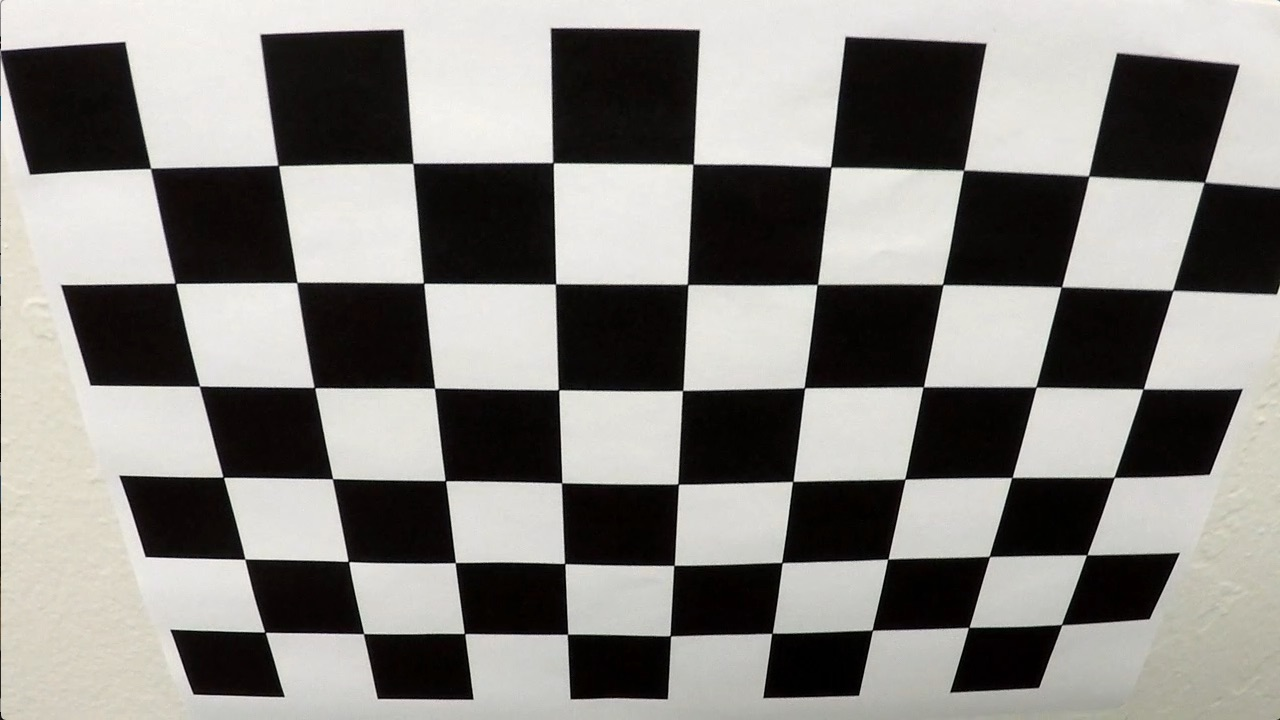
#> input picture CarND-Advanced-Lane-Lines/camera_cal/calibration2.jpg, 1280 x 720 px, found by its file name; its folder holds 5 pictures in this run
$ jupyter execute --allow-errors P4.ipynb   (shell and % lines are left out)   (older library calls are emulated)
#> lines starting #> are read from the running program, lines starting #| are printed output that depends on the picture; after the words box and inside, x2 and y2 are one past the last pixel; in counts of white or black regions, pixels touching at a corner belong together
[cell 1]
# importing all necessary packages
import numpy as np
import cv2
import matplotlib.pyplot as plt
from IPython.display import HTML
import matplotlib.image as mpimg
import glob
from moviepy.editor import VideoFileClip

[cell 2]
# Reading all images for the camera-calibration in and showing an example of an image.
flipping = 1

images = glob.glob('/media/frank/Zusatz/CarND-Advanced-Lane-Lines/camera_cal/calibration*.jpg')
img = mpimg.imread('/media/frank/Zusatz/CarND-Advanced-Lane-Lines/camera_cal/calibration2.jpg')
#> img is the input picture: shape (720, 1280, 3); mean R, G, B 134.4, 132.4, 128.5
plt.imshow(img)
#> (this line was passed over: IPython is not available in this run)

[cell 3]
# Finding the Chessboardcorners and printing image from with marked corners
# Code partly adopted from the lesson
objpoints = []
imgpoints = []

objp = np.zeros((6*9,3), np.float32)
objp[:,:2] = np.mgrid[0:9,0:6].T.reshape(-1,2)

gray = cv2.cvtColor(img,cv2.COLOR_BGR2GRAY)

ret, corners = cv2.findChessboardCorners(gray, (9,6), None)
#> ret = True; corners = 54 rows, first 8: [150.6, 168.4], [278.3, 165.4], [412.9, 163.4], [553, 162.6], [693.2, 164.2], [830.6, 166.9], [963.5, 170.4], [1088.6, 176.1]

#> (the rest of this cell did not finish here and is left out)

[cell 4]
# Using all chessboard images and their corners to calibrate the camera
# Testing the calibration on a lane picture
# I used my code, I generated in the lessons, for the the following functions
objpoints = []
imgpoints = []

objp = np.zeros((6*9,3), np.float32)
objp[:,:2] = np.mgrid[0:9,0:6].T.reshape(-1,2)

for fname in images:

    img = mpimg.imread(fname)
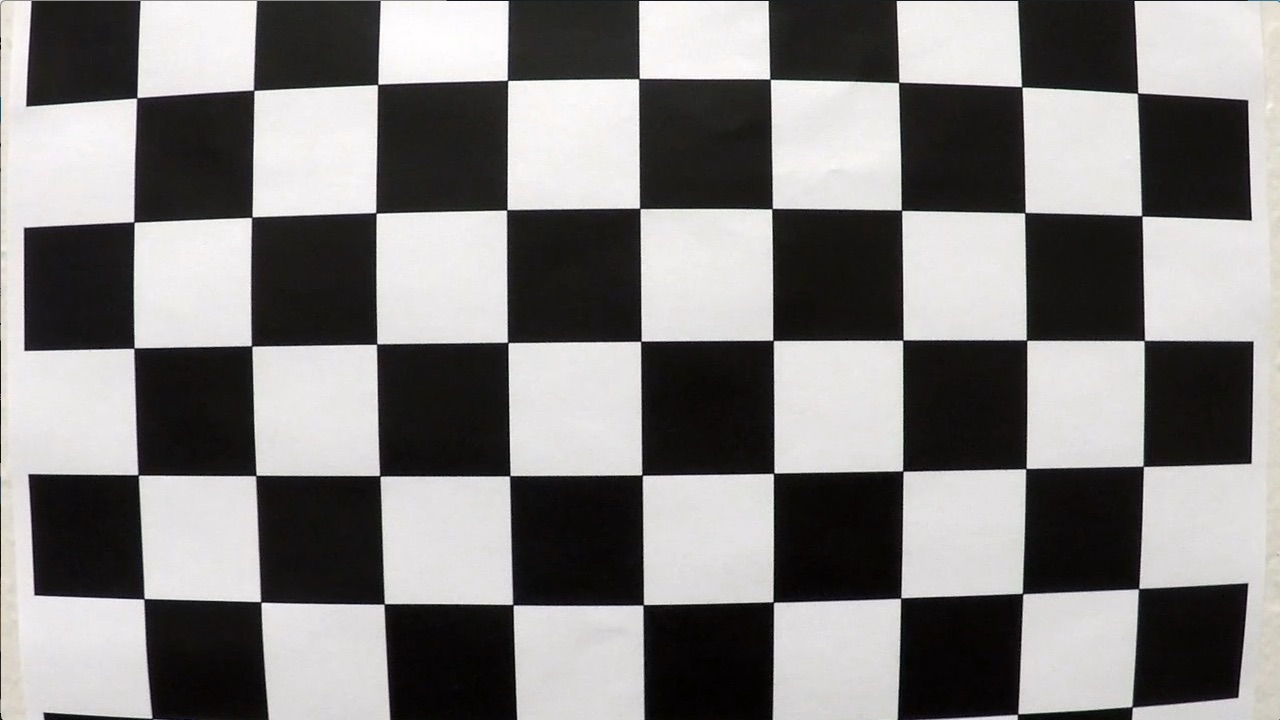
#> input picture CarND-Advanced-Lane-Lines/camera_cal/calibration1.jpg, 1280 x 720 px
#> img is the input picture: shape (720, 1280, 3); mean R, G, B 130.1, 128.4, 127.8
    img_flip = cv2.flip(img, 1)
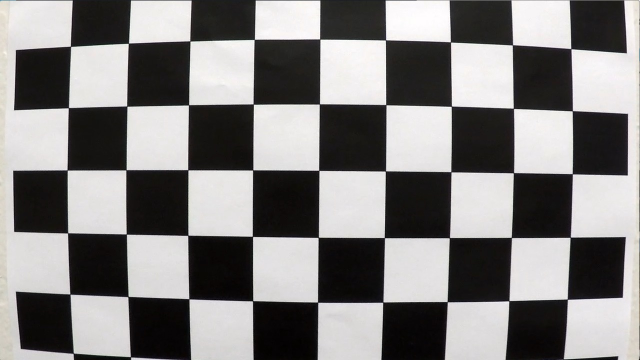
#> img_flip: shape (720, 1280, 3) (shown at 1/2 size); mean R, G, B 130.1, 128.4, 127.8

    gray = cv2.cvtColor(img,cv2.COLOR_BGR2GRAY)
    gray_flip = cv2.cvtColor(img_flip,cv2.COLOR_BGR2GRAY)

    ret, corners = cv2.findChessboardCorners(gray, (9,6), None)
#> ret = False; corners = None
    ret_flip, corners_flip = cv2.findChessboardCorners(gray_flip, (9,6), None)
#> ret_flip = False; corners_flip = None

    if ret == True:
        imgpoints.append(corners)
        objpoints.append(objp)

        # Assumming the images are roughly symmetric vertically to get more images and achieve a better result
        if (flipping == 1):
            imgpoints.append(corners_flip)
            objpoints.append(objp)

        img = cv2.drawChessboardCorners(img_flip, (9,6), corners_flip, ret)
        plt.imshow(img)
#> pass 2 of the loop `for fname in images:`:
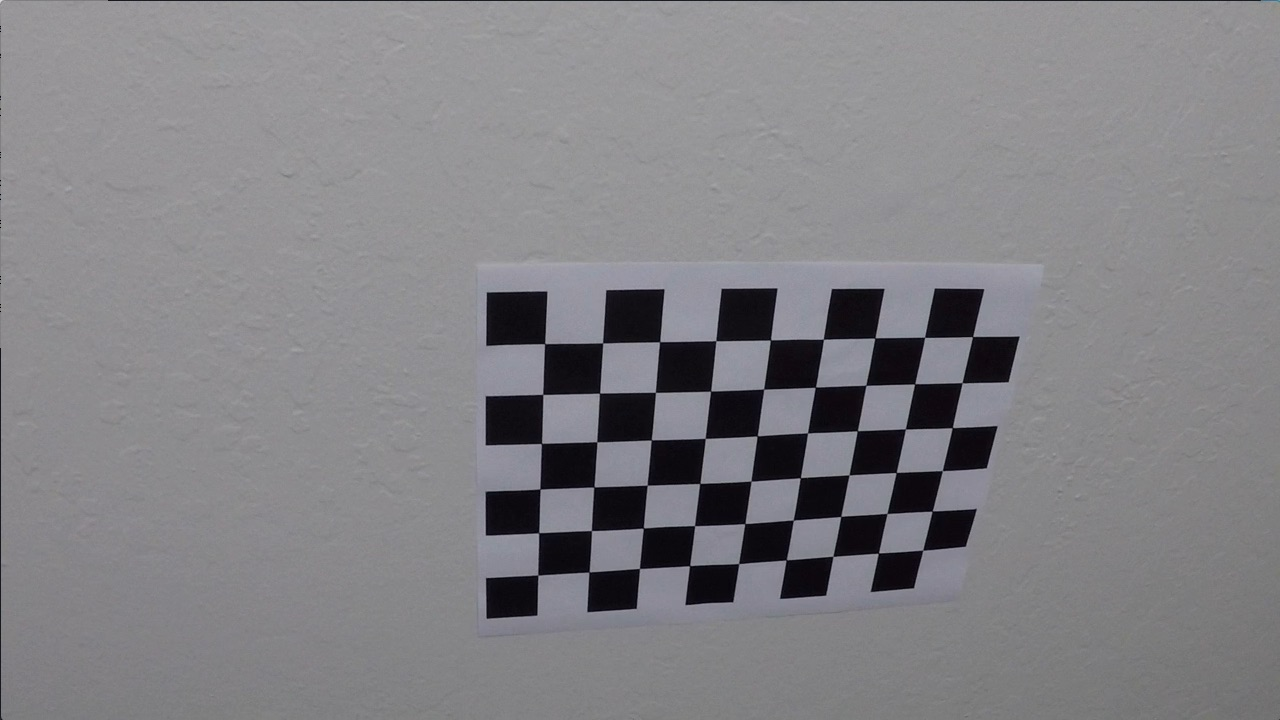
#> input picture CarND-Advanced-Lane-Lines/camera_cal/calibration10.jpg, 1280 x 720 px
#> img is the input picture: shape (720, 1280, 3); mean R, G, B 130.2, 129.4, 133.1
#> `img_flip = cv2.flip(img, 1)`:
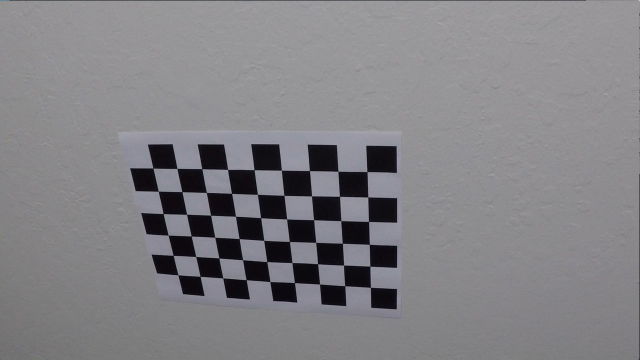
#> img_flip: shape (720, 1280, 3) (shown at 1/2 size); mean R, G, B 130.2, 129.4, 133.1
#> `ret, corners = cv2.findChessboardCorners(gray, (9,6), None)`: ret = True; corners = 54 rows, first 8: [544.7, 343.6], [602.6, 342.9], [659.6, 341.7], [716, 340.7], [770.5, 340], [823.4, 339.2], [874.8, 338.1], [924.6, 337.3]
#> ret_flip = True; corners_flip = 54 rows, first 8: [741.1, 575], [690.1, 572], [639.5, 568.5], [589.4, 565.6], [540.4, 563.6], [492.7, 559.8], [446.1, 556.3], [400.6, 553]
#> `img = cv2.drawChessboardCorners(img_flip, (9,6), corners_flip, ret)`:
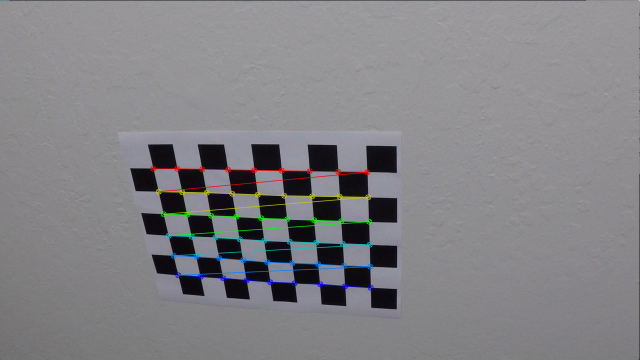
#> img: shape (720, 1280, 3) (shown at 1/2 size); mean R, G, B 130.3, 130, 133.3
#> pass 3 of the loop `for fname in images:`:
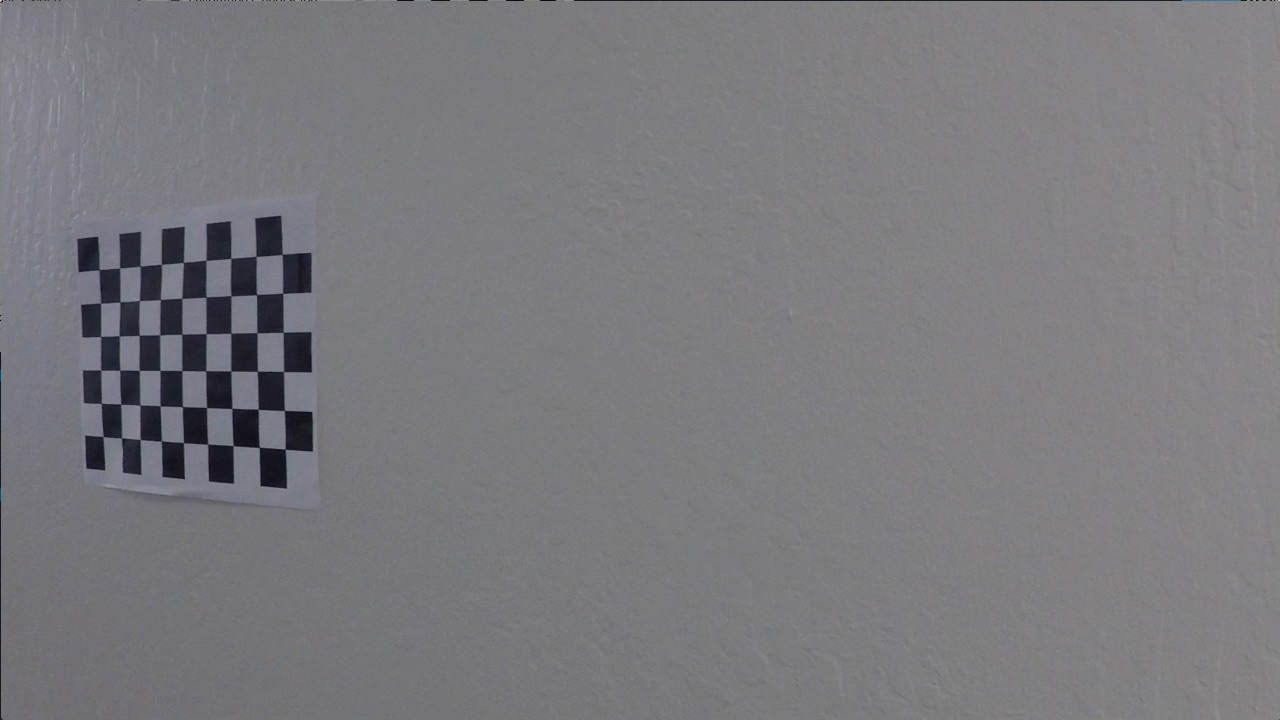
#> input picture CarND-Advanced-Lane-Lines/camera_cal/calibration11.jpg, 1280 x 720 px
#> img is the input picture: shape (720, 1280, 3); mean R, G, B 122.2, 121.7, 125.2
#> `img_flip = cv2.flip(img, 1)`:
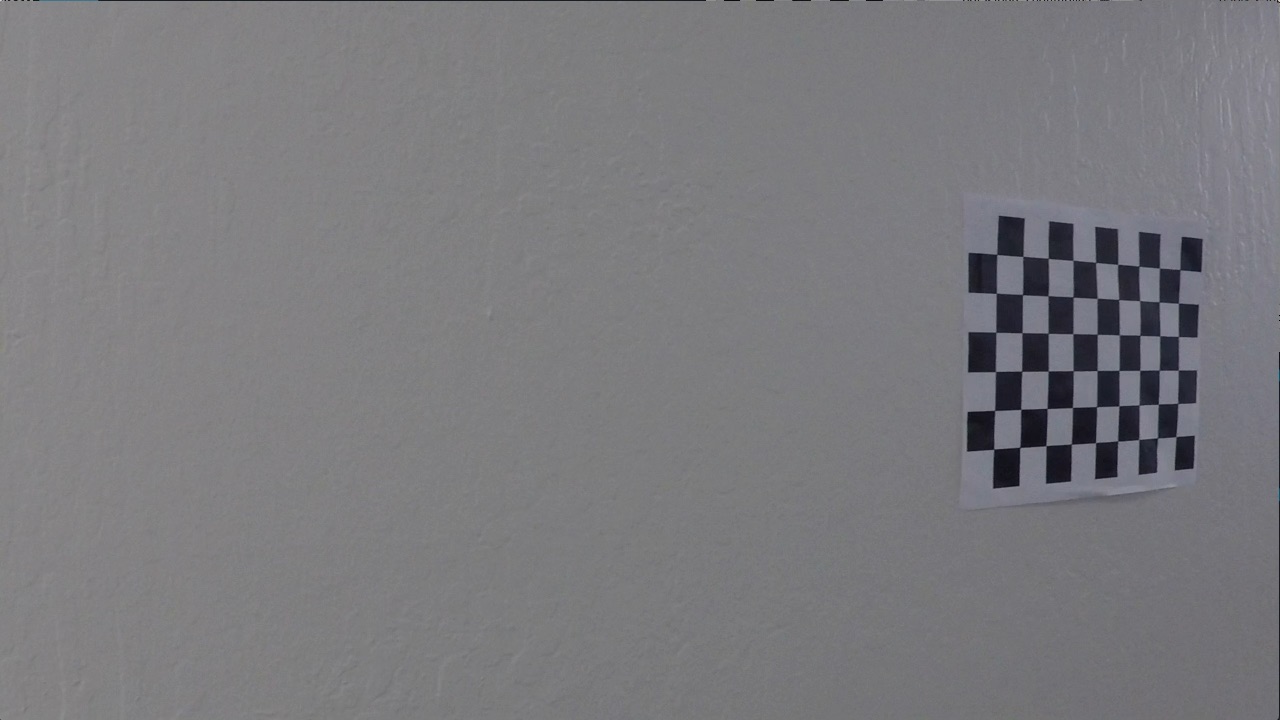
#> img_flip: shape (720, 1280, 3); mean R, G, B 122.2, 121.7, 125.2
#> `ret, corners = cv2.findChessboardCorners(gray, (9,6), None)`: corners = 54 rows, first 8: [99.23, 269.6], [119.6, 268], [140.1, 266.1], [161.3, 264.5], [183.3, 262.5], [206.1, 260.3], [230.7, 258.2], [256.2, 256.3]
#> corners_flip = 54 rows, first 8: [1175.9, 436.7], [1157.4, 437.9], [1138.6, 439.5], [1117.7, 440.8], [1095.5, 442.7], [1071.3, 443.9], [1045.9, 445.6], [1019.8, 447.4]
#> the loop made 5 passes; the first 3 are shown

ret, mtx, dist, rvecs, tvecs = cv2.calibrateCamera(objpoints, imgpoints, img.shape[0:2], None, None)

test_string = '/media/frank/Zusatz/CarND-Advanced-Lane-Lines/test_images/test7.png'

test = mpimg.imread(test_string)
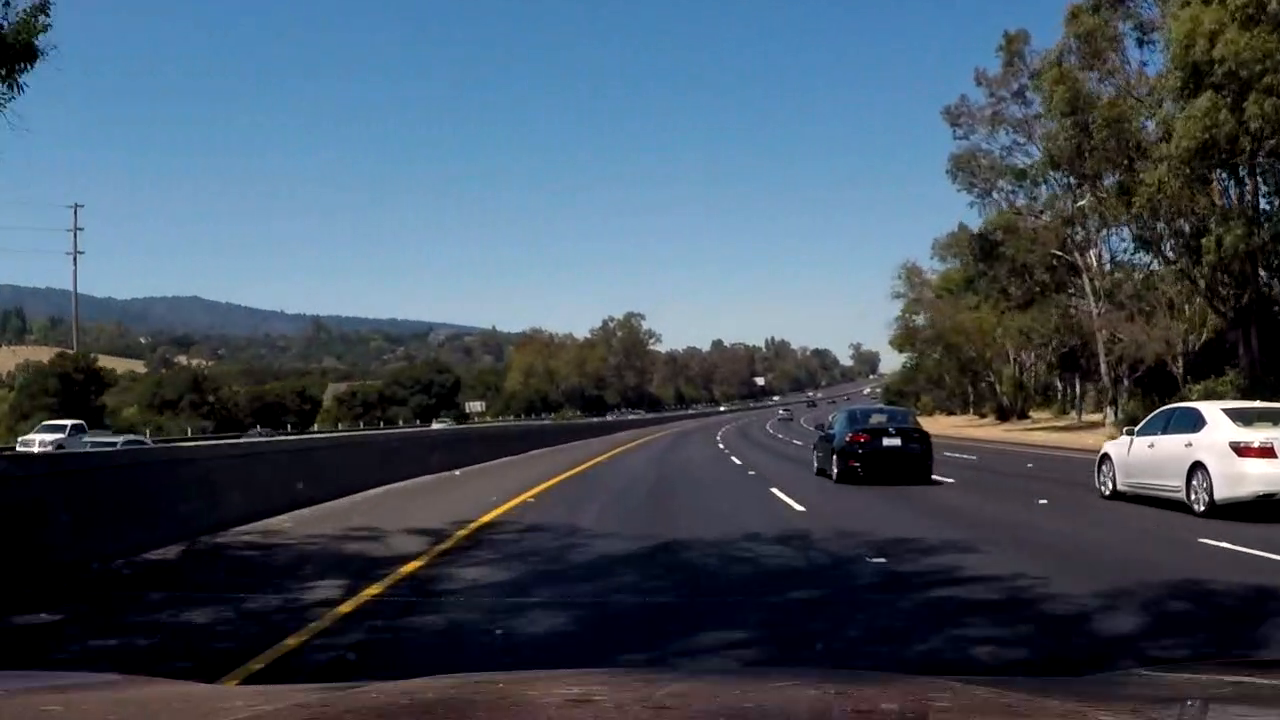
#> input picture CarND-Advanced-Lane-Lines/test_images/test7.png, 1280 x 720 px, found by its file name
#> test is the input picture: shape (720, 1280, 3) float32; mean R, G, B 0.265, 0.318, 0.373

if test_string.endswith('.png'):
    test = cv2.convertScaleAbs(test*255)

undist = cv2.undistort(test, mtx, dist)

plt.imshow(undist)
#> (this line was passed over: IPython is not available in this run)

[cell 5]
# Define a dir_threshold-function
def dir_threshold(img, sobel_kernel=3, thresh=(0.5, 1.5)):

#> called with sobel_kernel = 17, thresh = (0.4, 1.4)
    gray = cv2.cvtColor(img, cv2.COLOR_RGB2GRAY)

    sobelx = cv2.Sobel(gray, cv2.CV_64F, 1, 0, ksize = sobel_kernel)
    sobely = cv2.Sobel(gray, cv2.CV_64F, 0, 1, ksize = sobel_kernel)

    abs_sobelx = np.absolute(sobelx)
    abs_sobely = np.absolute(sobely)

    sobel_dir = np.arctan2(abs_sobelx, abs_sobely)

    sbinary = np.zeros_like(sobel_dir)
    sbinary[(sobel_dir >= thresh[0]) & (sobel_dir <= thresh[1])] = 1

    return sbinary

[cell 6]
# Define a mag_threshold-function
# [16 lines left out: function mag_threshold, not called in this run]

[cell 7]
# Define a hls_threshold-function - using the s_channel
# [8 lines left out: function hls_threshold, not called in this run]

[cell 8]
# Define a second hls_threshold-function - using the l_channel
# [8 lines left out: function hls_threshold2, not called in this run]

[cell 9]
# Plotting the results for each threshold-function and choosing appropriate parameters
# Tried a lot of different parameters to get things right
dir_image = dir_threshold(undist, sobel_kernel=17, thresh=(0.4, 1.4))
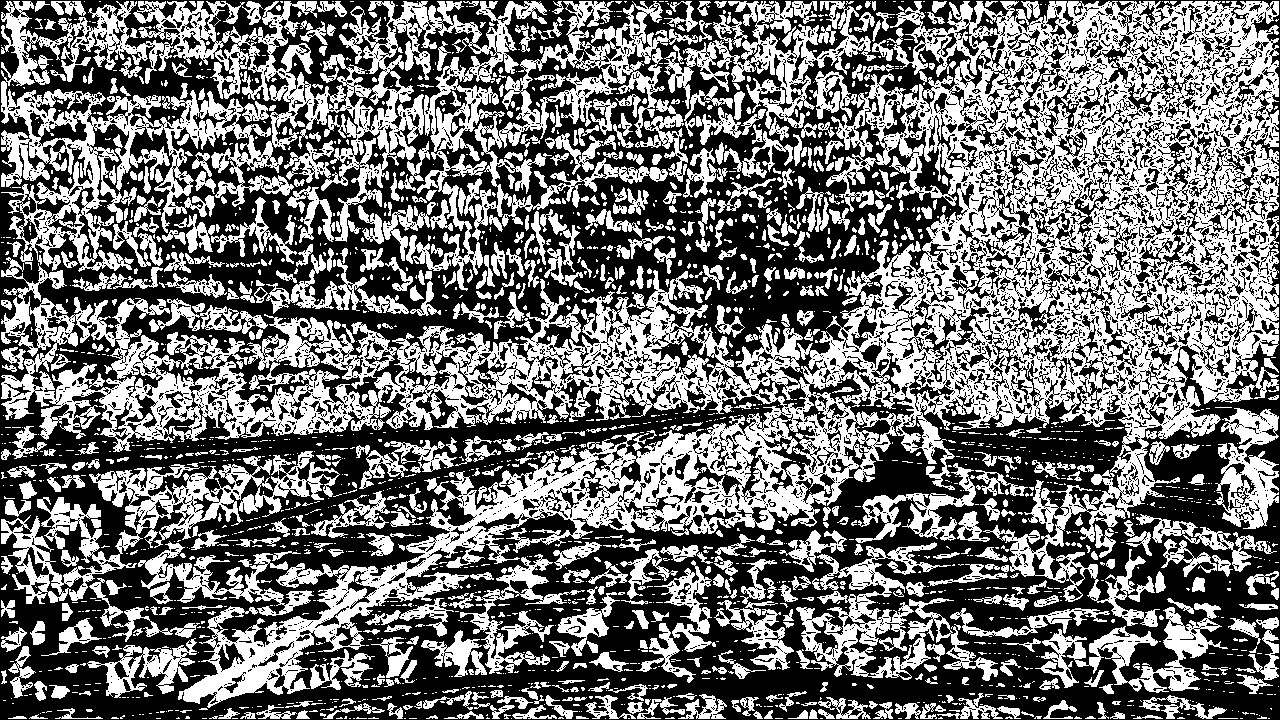
#> dir_image: shape (720, 1280) float64; values 0 (black) and 1 (white), 44.9% white; 2274 white regions (1562 under 20 px), largest, box (x1, y1, x2, y2) and area: (1, 1, 1279, 708) 200564, (1, 1, 698, 291) 59896, (1, 451, 340, 604) 11976
plt.imshow(np.asarray(dir_image), cmap='gray')
#> (this line was passed over: IPython is not available in this run)
